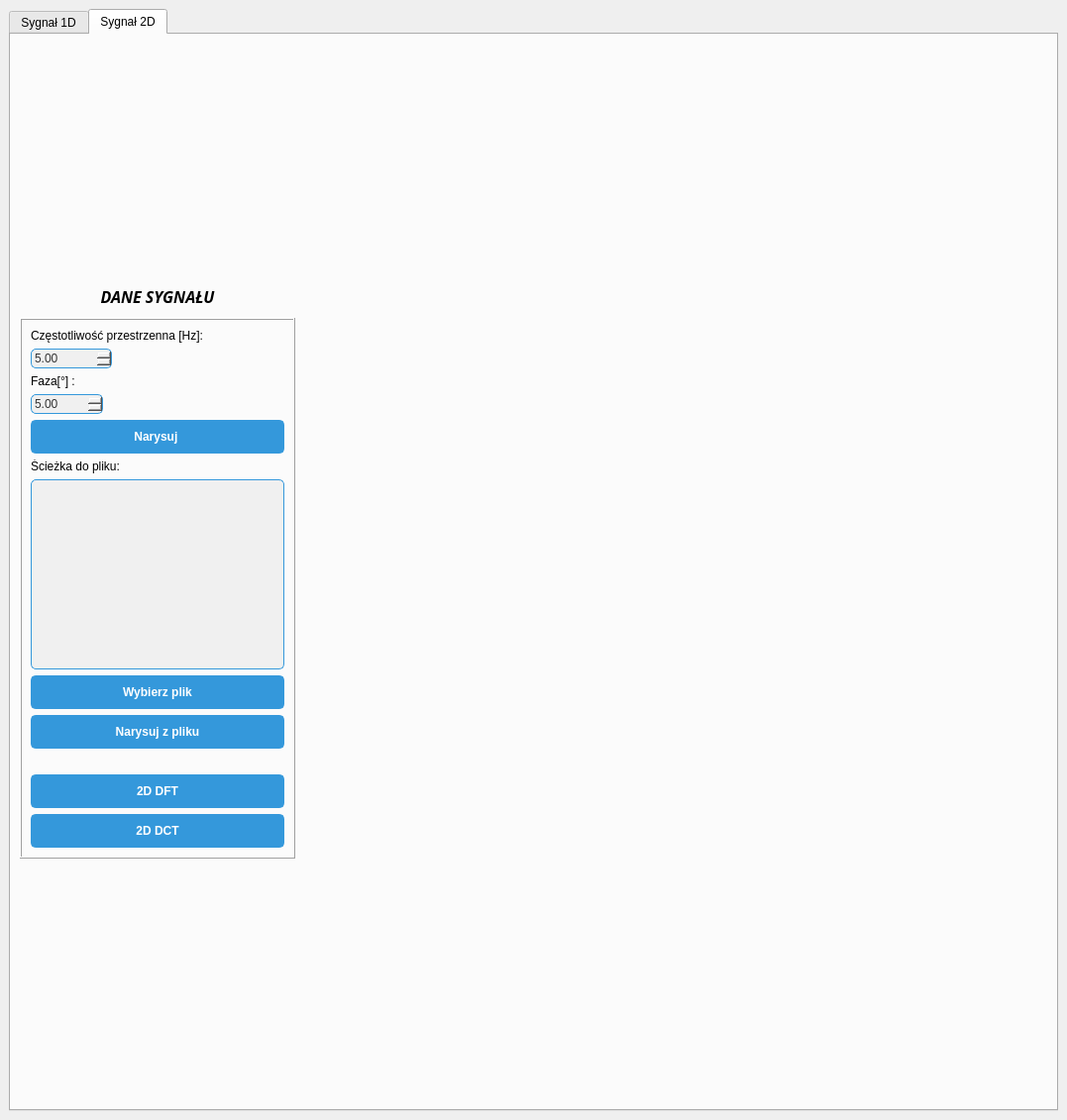
<?xml version="1.0" encoding="UTF-8"?>
<ui version="4.0">
 <class>mainWindow</class>
 <widget class="QMainWindow" name="mainWindow">
  <property name="enabled">
   <bool>true</bool>
  </property>
  <property name="geometry">
   <rect>
    <x>0</x>
    <y>0</y>
    <width>1077</width>
    <height>1131</height>
   </rect>
  </property>
  <property name="windowTitle">
   <string>Aplikacja do analizy częstotliwościowej sygnału</string>
  </property>
  <property name="toolButtonStyle">
   <enum>Qt::ToolButtonIconOnly</enum>
  </property>
  <property name="documentMode">
   <bool>false</bool>
  </property>
  <property name="tabShape">
   <enum>QTabWidget::Rounded</enum>
  </property>
  <widget class="QWidget" name="centralwidget">
   <property name="styleSheet">
    <string notr="true"/>
   </property>
   <layout class="QVBoxLayout" name="verticalLayout">
    <item>
     <layout class="QGridLayout" name="gridLayout">
      <item row="0" column="0">
       <widget class="QTabWidget" name="mainWidget">
        <property name="contextMenuPolicy">
         <enum>Qt::CustomContextMenu</enum>
        </property>
        <property name="layoutDirection">
         <enum>Qt::LeftToRight</enum>
        </property>
        <property name="styleSheet">
         <string notr="true"/>
        </property>
        <property name="tabPosition">
         <enum>QTabWidget::North</enum>
        </property>
        <property name="tabShape">
         <enum>QTabWidget::Rounded</enum>
        </property>
        <property name="currentIndex">
         <number>1</number>
        </property>
        <property name="documentMode">
         <bool>false</bool>
        </property>
        <property name="tabsClosable">
         <bool>false</bool>
        </property>
        <property name="movable">
         <bool>false</bool>
        </property>
        <property name="tabBarAutoHide">
         <bool>false</bool>
        </property>
        <widget class="QWidget" name="signal1D_Page">
         <attribute name="title">
          <string>Sygnał 1D</string>
         </attribute>
         <layout class="QFormLayout" name="formLayout_2">
          <item row="0" column="0">
           <layout class="QGridLayout" name="data_layout">
            <property name="verticalSpacing">
             <number>7</number>
            </property>
            <item row="0" column="0">
             <widget class="QLabel" name="label_9">
              <property name="font">
               <font>
                <family>Century Gothic</family>
                <pointsize>12</pointsize>
                <weight>75</weight>
                <italic>true</italic>
                <bold>true</bold>
               </font>
              </property>
              <property name="styleSheet">
               <string notr="true">QLabel{
font: 75 italic bold 12pt &quot;Century Gothic&quot;;}</string>
              </property>
              <property name="text">
               <string>DANE SYGNAŁU</string>
              </property>
              <property name="textFormat">
               <enum>Qt::PlainText</enum>
              </property>
              <property name="scaledContents">
               <bool>false</bool>
              </property>
              <property name="alignment">
               <set>Qt::AlignHCenter|Qt::AlignTop</set>
              </property>
             </widget>
            </item>
            <item row="1" column="0">
             <widget class="QFrame" name="data_frame">
              <property name="styleSheet">
               <string notr="true"/>
              </property>
              <property name="frameShape">
               <enum>QFrame::Box</enum>
              </property>
              <property name="frameShadow">
               <enum>QFrame::Raised</enum>
              </property>
              <layout class="QFormLayout" name="formLayout">
               <item row="0" column="0">
                <widget class="QLabel" name="amplitude_label">
                 <property name="styleSheet">
                  <string notr="true">QLabel{
font: 75 italic 10pt &quot;Century Gothic&quot;;}</string>
                 </property>
                 <property name="frameShape">
                  <enum>QFrame::NoFrame</enum>
                 </property>
                 <property name="text">
                  <string>Amplituda:</string>
                 </property>
                 <property name="textFormat">
                  <enum>Qt::AutoText</enum>
                 </property>
                 <property name="wordWrap">
                  <bool>false</bool>
                 </property>
                </widget>
               </item>
               <item row="2" column="0">
                <widget class="QLabel" name="frequency_label">
                 <property name="styleSheet">
                  <string notr="true">QLabel{
font: 75 italic 10pt &quot;Century Gothic&quot;;}</string>
                 </property>
                 <property name="text">
                  <string>Częstotliwość
sygnału[Hz]:</string>
                 </property>
                </widget>
               </item>
               <item row="4" column="0">
                <widget class="QLabel" name="phase_label">
                 <property name="styleSheet">
                  <string notr="true">QLabel{
font: 75 italic 10pt &quot;Century Gothic&quot;;}</string>
                 </property>
                 <property name="text">
                  <string>Faza[° ]:</string>
                 </property>
                </widget>
               </item>
               <item row="8" column="0">
                <widget class="QLabel" name="samples_number_label">
                 <property name="styleSheet">
                  <string notr="true">QLabel{
font: 75 italic 10pt &quot;Century Gothic&quot;;}</string>
                 </property>
                 <property name="text">
                  <string>Liczba próbek:</string>
                 </property>
                </widget>
               </item>
               <item row="10" column="0">
                <widget class="QPushButton" name="add_button">
                 <property name="toolTip">
                  <string>&lt;html&gt;&lt;head/&gt;&lt;body&gt;&lt;p&gt;Dodaj składową sygnału z powyższych danych&lt;/p&gt;&lt;/body&gt;&lt;/html&gt;</string>
                 </property>
                 <property name="styleSheet">
                  <string notr="true">QPushButton {
    /* Set the default appearance for the push button */
    background-color: #3498db;
    border: 2px solid #3498db;
    border-radius: 5px;
    color: #fff;
    padding: 8px 12px;
    font-weight: bold;
}

QPushButton:hover {
    /* Change style when the mouse hovers over the button */
    background-color: #207dbb;
    border: 2px solid #207dbb;
}

QPushButton:pressed {
    /* Change style when the button is pressed */
    background-color: #266197;
    border: 2px solid #266197;
}
QPushButton:disabled{
    color: gray;           /* Text color when disabled */
    background-color: #f0f0f0;  /* Background color when disabled */
    border: 1px solid #d4d4d4; /* Border color when disabled */
}</string>
                 </property>
                 <property name="text">
                  <string>Dodaj</string>
                 </property>
                </widget>
               </item>
               <item row="11" column="0">
                <widget class="QTextBrowser" name="signal_label">
                 <property name="toolTip">
                  <string>Dodane składowe sygnału</string>
                 </property>
                 <property name="styleSheet">
                  <string notr="true">QTextBrowser {
    /* Background color */
    background-color: #f0f0f0;
    /* Border */
    border: 1px solid #3498db;
    border-radius: 5px;
    /* Text color */
    color: #333;
    /* Padding */
    padding: 1px;
}</string>
                 </property>
                 <property name="readOnly">
                  <bool>true</bool>
                 </property>
                 <property name="html">
                  <string>&lt;!DOCTYPE HTML PUBLIC &quot;-//W3C//DTD HTML 4.0//EN&quot; &quot;http://www.w3.org/TR/REC-html40/strict.dtd&quot;&gt;
&lt;html&gt;&lt;head&gt;&lt;meta name=&quot;qrichtext&quot; content=&quot;1&quot; /&gt;&lt;style type=&quot;text/css&quot;&gt;
p, li { white-space: pre-wrap; }
&lt;/style&gt;&lt;/head&gt;&lt;body style=&quot; font-family:'MS Shell Dlg 2'; font-size:7.8pt; font-weight:400; font-style:normal;&quot;&gt;
&lt;p style=&quot; margin-top:0px; margin-bottom:0px; margin-left:0px; margin-right:0px; -qt-block-indent:0; text-indent:0px;&quot;&gt;Wybierz parametry, a następnie dodaj sygnał, aby wyświetlić wykres.&lt;/p&gt;&lt;/body&gt;&lt;/html&gt;</string>
                 </property>
                </widget>
               </item>
               <item row="12" column="0">
                <widget class="QLabel" name="time_step_label">
                 <property name="toolTip">
                  <string>&lt;html&gt;&lt;head/&gt;&lt;body&gt;&lt;p&gt;Krok między kolejnymi wartościami w zestawie danych osi OX&lt;/p&gt;&lt;/body&gt;&lt;/html&gt;</string>
                 </property>
                 <property name="styleSheet">
                  <string notr="true">QLabel{
font: 75 italic 10pt &quot;Century Gothic&quot;;}</string>
                 </property>
                 <property name="text">
                  <string>Krok czasowy[s]:</string>
                 </property>
                </widget>
               </item>
               <item row="14" column="0">
                <widget class="QLabel" name="signal_number_label">
                 <property name="toolTip">
                  <string>Wpisz numer składowej sygnału, na której chcesz wykonywać operacje 
Numer składowej &gt;=1</string>
                 </property>
                 <property name="styleSheet">
                  <string notr="true">QLabel{
font: 75 italic 10pt &quot;Century Gothic&quot;;}</string>
                 </property>
                 <property name="text">
                  <string>Numer składowej:</string>
                 </property>
                 <property name="textFormat">
                  <enum>Qt::AutoText</enum>
                 </property>
                 <property name="scaledContents">
                  <bool>false</bool>
                 </property>
                </widget>
               </item>
               <item row="16" column="0">
                <widget class="QCheckBox" name="signal_number_checkBox">
                 <property name="maximumSize">
                  <size>
                   <width>370</width>
                   <height>300</height>
                  </size>
                 </property>
                 <property name="toolTip">
                  <string>Po zaznaczeniu wybierz numer składowej, następnie możesz edytować parametry sygnału</string>
                 </property>
                 <property name="styleSheet">
                  <string notr="true">QCheckBox:disabled {
    color: gray;           /* Text color when disabled */
    background-color: #f0f0f0;  /* Background color when disabled */
    border: 1px solid #d4d4d4; /* Border color when disabled */
}</string>
                 </property>
                 <property name="text">
                  <string>Zaznacz, aby wykonywać operacje na wybranej składowej</string>
                 </property>
                </widget>
               </item>
               <item row="17" column="0">
                <widget class="QSpinBox" name="signal_number_spinBox">
                 <property name="enabled">
                  <bool>true</bool>
                 </property>
                 <property name="toolTip">
                  <string>Wybierz numer składowej powyższego sygnału, na której chcesz dokonywać operacji (min: 1; max: ilość sygnałów w polu powyżej)</string>
                 </property>
                 <property name="styleSheet">
                  <string notr="true">QSpinBox
 {
    /* Background color */
    background-color: #f0f0f0;
    /* Border */
    border: 1px solid #3498db;
    border-radius: 5px;
    /* Text color */
    color: #333;
    /* Padding */
    padding: 1px;
}
QSpinBox:disabled {
    color: gray;           /* Text color when disabled */
    background-color: #f0f0f0;  /* Background color when disabled */
    border: 1px solid #d4d4d4; /* Border color when disabled */
}</string>
                 </property>
                 <property name="minimum">
                  <number>1</number>
                 </property>
                 <property name="maximum">
                  <number>1000</number>
                 </property>
                </widget>
               </item>
               <item row="18" column="0">
                <widget class="QPushButton" name="delete_signal_button">
                 <property name="toolTip">
                  <string>&lt;html&gt;&lt;head/&gt;&lt;body&gt;&lt;p&gt;Usuń daną składową sygnału&lt;/p&gt;&lt;/body&gt;&lt;/html&gt;</string>
                 </property>
                 <property name="styleSheet">
                  <string notr="true">QPushButton {
    /* Set the default appearance for the push button */
    background-color: #3498db;
    border: 2px solid #3498db;
    border-radius: 5px;
    color: #fff;
    padding: 8px 12px;
    font-weight: bold;
}

QPushButton:hover {
    /* Change style when the mouse hovers over the button */
    background-color: #207dbb;
    border: 2px solid #207dbb;
}

QPushButton:pressed {
    /* Change style when the button is pressed */
    background-color: #266197;
    border: 2px solid #266197;
}
QPushButton:disabled{
    color: gray;           /* Text color when disabled */
    background-color: #f0f0f0;  /* Background color when disabled */
    border: 1px solid #d4d4d4; /* Border color when disabled */
}</string>
                 </property>
                 <property name="text">
                  <string>Usuń</string>
                 </property>
                </widget>
               </item>
               <item row="19" column="0">
                <widget class="QCheckBox" name="file_checkBox">
                 <property name="toolTip">
                  <string>Po zaznaczeniu, analizie poddany zostanie sygnał z wybranego pliku</string>
                 </property>
                 <property name="text">
                  <string>Sygnał z pliku</string>
                 </property>
                </widget>
               </item>
               <item row="20" column="0">
                <widget class="QLabel" name="file_path_label">
                 <property name="styleSheet">
                  <string notr="true">QLabel{
font: 75 italic 10pt &quot;Century Gothic&quot;;}</string>
                 </property>
                 <property name="text">
                  <string>Ścieżka do pliku:</string>
                 </property>
                 <property name="textFormat">
                  <enum>Qt::RichText</enum>
                 </property>
                 <property name="scaledContents">
                  <bool>false</bool>
                 </property>
                </widget>
               </item>
               <item row="24" column="0">
                <widget class="QTextEdit" name="file_name">
                 <property name="styleSheet">
                  <string notr="true">QTextEdit {
    /* Background color */
    background-color: #f0f0f0;
    /* Border */
    border: 1px solid #3498db;
    border-radius: 5px;
    /* Text color */
    color: #333;
    /* Padding */
    padding: 1px;
}</string>
                 </property>
                 <property name="readOnly">
                  <bool>true</bool>
                 </property>
                 <property name="acceptRichText">
                  <bool>true</bool>
                 </property>
                 <property name="placeholderText">
                  <string/>
                 </property>
                </widget>
               </item>
               <item row="28" column="0">
                <widget class="QPushButton" name="choose_file_button">
                 <property name="toolTip">
                  <string>&lt;html&gt;&lt;head/&gt;&lt;body&gt;&lt;p&gt;Otwórz eksplorator plików w celu wyboru pliku&lt;/p&gt;&lt;/body&gt;&lt;/html&gt;</string>
                 </property>
                 <property name="styleSheet">
                  <string notr="true">QPushButton {
    /* Set the default appearance for the push button */
    background-color: #3498db;
    border: 2px solid #3498db;
    border-radius: 5px;
    color: #fff;
    padding: 8px 16px;
    font-weight: bold;
}

QPushButton:hover {
    /* Change style when the mouse hovers over the button */
    background-color: #207dbb;
    border: 2px solid #207dbb;
}

QPushButton:pressed {
    /* Change style when the button is pressed */
    background-color: #266197;
    border: 2px solid #266197;
}</string>
                 </property>
                 <property name="text">
                  <string>Wybierz plik</string>
                 </property>
                </widget>
               </item>
               <item row="29" column="0" colspan="2">
                <widget class="QPushButton" name="dft_button">
                 <property name="toolTip">
                  <string>&lt;html&gt;&lt;head/&gt;&lt;body&gt;&lt;p&gt;Pokaż okno z wykresem DFT&lt;/p&gt;&lt;/body&gt;&lt;/html&gt;</string>
                 </property>
                 <property name="styleSheet">
                  <string notr="true">QPushButton {
    /* Set the default appearance for the push button */
    background-color: #3498db;
    border: 2px solid #3498db;
    border-radius: 5px;
    color: #fff;
    padding: 8px 16px;
    font-weight: bold;
}

QPushButton:hover {
    /* Change style when the mouse hovers over the button */
    background-color: #207dbb;
    border: 2px solid #207dbb;
}

QPushButton:pressed {
    /* Change style when the button is pressed */
    background-color: #266197;
    border: 2px solid #266197;
}</string>
                 </property>
                 <property name="text">
                  <string>DFT</string>
                 </property>
                </widget>
               </item>
               <item row="30" column="0" colspan="2">
                <widget class="QPushButton" name="dct_button">
                 <property name="toolTip">
                  <string>&lt;html&gt;&lt;head/&gt;&lt;body&gt;&lt;p&gt;Pokaż okno z wykresem DCT&lt;/p&gt;&lt;p&gt;&lt;br/&gt;&lt;/p&gt;&lt;/body&gt;&lt;/html&gt;</string>
                 </property>
                 <property name="styleSheet">
                  <string notr="true">QPushButton {
    /* Set the default appearance for the push button */
    background-color: #3498db;
    border: 2px solid #3498db;
    border-radius: 5px;
    color: #fff;
    padding: 8px 16px;
    font-weight: bold;
}

QPushButton:hover {
    /* Change style when the mouse hovers over the button */
    background-color: #207dbb;
    border: 2px solid #207dbb;
}

QPushButton:pressed {
    /* Change style when the button is pressed */
    background-color: #266197;
    border: 2px solid #266197;
}</string>
                 </property>
                 <property name="text">
                  <string>DCT</string>
                 </property>
                </widget>
               </item>
               <item row="7" column="0">
                <widget class="QDoubleSpinBox" name="sampling_frequency_spinBox">
                 <property name="enabled">
                  <bool>true</bool>
                 </property>
                 <property name="toolTip">
                  <string>Wybierz częstotliwość próbkowania (min. 0.1)</string>
                 </property>
                 <property name="styleSheet">
                  <string notr="true">QDoubleSpinBox {
    /* Background color */
    background-color: #f0f0f0;
    /* Border */
    border: 1px solid #3498db;
    border-radius: 5px;
    /* Text color */
    color: #333;
    /* Padding */
    padding: 1px;
}
QDoubleSpinBox:disabled {
    color: gray;           /* Text color when disabled */
    background-color: #f0f0f0;  /* Background color when disabled */
    border: 1px solid #d4d4d4; /* Border color when disabled */
}</string>
                 </property>
                 <property name="minimum">
                  <double>0.100000000000000</double>
                 </property>
                 <property name="maximum">
                  <double>100000.000000000000000</double>
                 </property>
                 <property name="value">
                  <double>10.000000000000000</double>
                 </property>
                </widget>
               </item>
               <item row="5" column="0">
                <widget class="QDoubleSpinBox" name="phase_spinBox">
                 <property name="enabled">
                  <bool>true</bool>
                 </property>
                 <property name="toolTip">
                  <string>Wybierz fazę składowej </string>
                 </property>
                 <property name="styleSheet">
                  <string notr="true">QDoubleSpinBox {
    /* Background color */
    background-color: #f0f0f0;
    /* Border */
    border: 1px solid #3498db;
    border-radius: 5px;
    /* Text color */
    color: #333;
    /* Padding */
    padding: 1px;
}
QDoubleSpinBox:disabled {
    color: gray;           /* Text color when disabled */
    background-color: #f0f0f0;  /* Background color when disabled */
    border: 1px solid #d4d4d4; /* Border color when disabled */
}</string>
                 </property>
                 <property name="minimum">
                  <double>-100000.000000000000000</double>
                 </property>
                 <property name="maximum">
                  <double>1000000.000000000000000</double>
                 </property>
                </widget>
               </item>
               <item row="3" column="0">
                <widget class="QDoubleSpinBox" name="frequency_spinBox">
                 <property name="enabled">
                  <bool>true</bool>
                 </property>
                 <property name="toolTip">
                  <string>Wybierz częstotliwość składowej (min. 0)</string>
                 </property>
                 <property name="styleSheet">
                  <string notr="true">QDoubleSpinBox {
    /* Background color */
    background-color: #f0f0f0;
    /* Border */
    border: 1px solid #3498db;
    border-radius: 5px;
    /* Text color */
    color: #333;
    /* Padding */
    padding: 1px;
}
QDoubleSpinBox:disabled {
    color: gray;           /* Text color when disabled */
    background-color: #f0f0f0;  /* Background color when disabled */
    border: 1px solid #d4d4d4; /* Border color when disabled */
}</string>
                 </property>
                 <property name="maximum">
                  <double>1000000.000000000000000</double>
                 </property>
                 <property name="value">
                  <double>1.000000000000000</double>
                 </property>
                </widget>
               </item>
               <item row="1" column="0">
                <widget class="QDoubleSpinBox" name="amplitude_spinBox">
                 <property name="enabled">
                  <bool>true</bool>
                 </property>
                 <property name="toolTip">
                  <string>Wybierz amplitudę składowej</string>
                 </property>
                 <property name="toolTipDuration">
                  <number>-1</number>
                 </property>
                 <property name="styleSheet">
                  <string notr="true">QDoubleSpinBox {
    /* Background color */
    background-color: #f0f0f0;
    /* Border */
    border: 1px solid #3498db;
    border-radius: 5px;
    /* Text color */
    color: #333;
    /* Padding */
    padding: 1px;
}
QDoubleSpinBox:disabled {
    color: gray;           /* Text color when disabled */
    background-color: #f0f0f0;  /* Background color when disabled */
    border: 1px solid #d4d4d4; /* Border color when disabled */
}</string>
                 </property>
                 <property name="minimum">
                  <double>-10000000.000000000000000</double>
                 </property>
                 <property name="maximum">
                  <double>10000000.000000000000000</double>
                 </property>
                 <property name="value">
                  <double>1.000000000000000</double>
                 </property>
                </widget>
               </item>
               <item row="6" column="0">
                <widget class="QLabel" name="sampling_frequency_label">
                 <property name="styleSheet">
                  <string notr="true">QLabel{
font: 75 italic 10pt &quot;Century Gothic&quot;;}</string>
                 </property>
                 <property name="text">
                  <string>Częstotliwość
 próbkowania
[Hz]:</string>
                 </property>
                 <property name="textFormat">
                  <enum>Qt::AutoText</enum>
                 </property>
                 <property name="scaledContents">
                  <bool>false</bool>
                 </property>
                </widget>
               </item>
               <item row="9" column="0">
                <widget class="QSpinBox" name="samples_number_spinBox">
                 <property name="enabled">
                  <bool>true</bool>
                 </property>
                 <property name="toolTip">
                  <string>Wybierz liczbę próbek (min. 1)</string>
                 </property>
                 <property name="styleSheet">
                  <string notr="true">QSpinBox {
    /* Background color */
    background-color: #f0f0f0;
    /* Border */
    border: 1px solid #3498db;
    border-radius: 5px;
    /* Text color */
    color: #333;
    /* Padding */
    padding: 1px;
}
QSpinBox:disabled {
    color: gray;           /* Text color when disabled */
    background-color: #f0f0f0;  /* Background color when disabled */
    border: 1px solid #d4d4d4; /* Border color when disabled */
}</string>
                 </property>
                 <property name="minimum">
                  <number>1</number>
                 </property>
                 <property name="maximum">
                  <number>100000</number>
                 </property>
                 <property name="value">
                  <number>10</number>
                 </property>
                </widget>
               </item>
               <item row="13" column="0">
                <widget class="QDoubleSpinBox" name="time_step_spinBox">
                 <property name="toolTip">
                  <string>Odpowiada za to, jak dokładnie narysowany zostanie sygnał</string>
                 </property>
                 <property name="styleSheet">
                  <string notr="true">QDoubleSpinBox {
    /* Background color */
    background-color: #f0f0f0;
    /* Border */
    border: 1px solid #3498db;
    border-radius: 5px;
    /* Text color */
    color: #333;
    /* Padding */
    padding: 1px;
}
QDoubleSpinBox:disabled {
    color: gray;           /* Text color when disabled */
    background-color: #f0f0f0;  /* Background color when disabled */
    border: 1px solid #d4d4d4; /* Border color when disabled */
}</string>
                 </property>
                 <property name="decimals">
                  <number>5</number>
                 </property>
                 <property name="minimum">
                  <double>0.000010000000000</double>
                 </property>
                 <property name="maximum">
                  <double>5.000000000000000</double>
                 </property>
                 <property name="singleStep">
                  <double>0.000100000000000</double>
                 </property>
                 <property name="value">
                  <double>0.001000000000000</double>
                 </property>
                </widget>
               </item>
              </layout>
             </widget>
            </item>
           </layout>
          </item>
          <item row="0" column="1">
           <layout class="QVBoxLayout" name="signal_layout">
            <property name="sizeConstraint">
             <enum>QLayout::SetDefaultConstraint</enum>
            </property>
           </layout>
          </item>
         </layout>
        </widget>
        <widget class="QWidget" name="tab">
         <attribute name="title">
          <string>Sygnał 2D</string>
         </attribute>
         <layout class="QFormLayout" name="formLayout_3">
          <item row="0" column="0">
           <layout class="QGridLayout" name="data_layout_3" rowstretch="0,0">
            <property name="sizeConstraint">
             <enum>QLayout::SetNoConstraint</enum>
            </property>
            <property name="verticalSpacing">
             <number>10</number>
            </property>
            <item row="0" column="0" alignment="Qt::AlignTop">
             <widget class="QLabel" name="signal_data_label">
              <property name="font">
               <font>
                <family>Century Gothic</family>
                <pointsize>12</pointsize>
                <weight>75</weight>
                <italic>true</italic>
                <bold>true</bold>
               </font>
              </property>
              <property name="styleSheet">
               <string notr="true">QLabel{
font: 75 italic bold 12pt &quot;Century Gothic&quot;;}</string>
              </property>
              <property name="text">
               <string>DANE SYGNAŁU</string>
              </property>
              <property name="textFormat">
               <enum>Qt::PlainText</enum>
              </property>
              <property name="scaledContents">
               <bool>false</bool>
              </property>
              <property name="alignment">
               <set>Qt::AlignHCenter|Qt::AlignTop</set>
              </property>
             </widget>
            </item>
            <item row="1" column="0">
             <widget class="QFrame" name="frame_4">
              <property name="styleSheet">
               <string notr="true"/>
              </property>
              <property name="frameShape">
               <enum>QFrame::Box</enum>
              </property>
              <property name="frameShadow">
               <enum>QFrame::Raised</enum>
              </property>
              <layout class="QFormLayout" name="formLayout_5">
               <item row="1" column="0">
                <widget class="QLabel" name="label_2">
                 <property name="styleSheet">
                  <string notr="true">QLabel{
font: 75 italic 10pt &quot;Century Gothic&quot;;}</string>
                 </property>
                 <property name="text">
                  <string>Częstotliwość przestrzenna [Hz]:</string>
                 </property>
                </widget>
               </item>
               <item row="2" column="0">
                <widget class="QDoubleSpinBox" name="spatial_frequency">
                 <property name="toolTip">
                  <string>&lt;html&gt;&lt;head/&gt;&lt;body&gt;&lt;p&gt;Częstotliwość przestrzenna odpowiada za gęstość pasków gradientu.&lt;/p&gt;&lt;/body&gt;&lt;/html&gt;</string>
                 </property>
                 <property name="styleSheet">
                  <string notr="true">QDoubleSpinBox {
    /* Background color */
    background-color: #f0f0f0;
    /* Border */
    border: 1px solid #3498db;
    border-radius: 5px;
    /* Text color */
    color: #333;
    /* Padding */
    padding: 1px;
}
QDoubleSpinBox:disabled {
    color: gray;           /* Text color when disabled */
    background-color: #f0f0f0;  /* Background color when disabled */
    border: 1px solid #d4d4d4; /* Border color when disabled */
}</string>
                 </property>
                 <property name="maximum">
                  <double>100000.000000000000000</double>
                 </property>
                 <property name="value">
                  <double>5.000000000000000</double>
                 </property>
                </widget>
               </item>
               <item row="3" column="0">
                <widget class="QLabel" name="label_4">
                 <property name="styleSheet">
                  <string notr="true">QLabel{
font: 75 italic 10pt &quot;Century Gothic&quot;;}</string>
                 </property>
                 <property name="text">
                  <string>Faza[°] :</string>
                 </property>
                </widget>
               </item>
               <item row="4" column="0">
                <widget class="QDoubleSpinBox" name="angle">
                 <property name="toolTip">
                  <string>&lt;html&gt;&lt;head/&gt;&lt;body&gt;&lt;p&gt;Faza odpowiada za kąt nachylenia gradientu.&lt;/p&gt;&lt;/body&gt;&lt;/html&gt;</string>
                 </property>
                 <property name="styleSheet">
                  <string notr="true">QDoubleSpinBox {
    /* Background color */
    background-color: #f0f0f0;
    /* Border */
    border: 1px solid #3498db;
    border-radius: 5px;
    /* Text color */
    color: #333;
    /* Padding */
    padding: 1px;
}
QDoubleSpinBox:disabled {
    color: gray;           /* Text color when disabled */
    background-color: #f0f0f0;  /* Background color when disabled */
    border: 1px solid #d4d4d4; /* Border color when disabled */
}</string>
                 </property>
                 <property name="minimum">
                  <double>-1000.000000000000000</double>
                 </property>
                 <property name="maximum">
                  <double>1000.000000000000000</double>
                 </property>
                 <property name="value">
                  <double>5.000000000000000</double>
                 </property>
                </widget>
               </item>
               <item row="21" column="0" colspan="2">
                <widget class="QPushButton" name="dft_2d_button">
                 <property name="toolTip">
                  <string>&lt;html&gt;&lt;head/&gt;&lt;body&gt;&lt;p&gt;Pokaż okno z wykresem DFT&lt;/p&gt;&lt;/body&gt;&lt;/html&gt;</string>
                 </property>
                 <property name="styleSheet">
                  <string notr="true">QPushButton {
    /* Set the default appearance for the push button */
    background-color: #3498db;
    border: 2px solid #3498db;
    border-radius: 5px;
    color: #fff;
    padding: 8px 16px;
    font-weight: bold;
}

QPushButton:hover {
    /* Change style when the mouse hovers over the button */
    background-color: #207dbb;
    border: 2px solid #207dbb;
}

QPushButton:pressed {
    /* Change style when the button is pressed */
    background-color: #266197;
    border: 2px solid #266197;
}</string>
                 </property>
                 <property name="text">
                  <string>2D DFT</string>
                 </property>
                </widget>
               </item>
               <item row="22" column="0" colspan="2">
                <widget class="QPushButton" name="dct_2d_button">
                 <property name="toolTip">
                  <string>&lt;html&gt;&lt;head/&gt;&lt;body&gt;&lt;p&gt;Pokaż okno z wykresem DCT&lt;/p&gt;&lt;p&gt;&lt;br/&gt;&lt;/p&gt;&lt;/body&gt;&lt;/html&gt;</string>
                 </property>
                 <property name="styleSheet">
                  <string notr="true">QPushButton {
    /* Set the default appearance for the push button */
    background-color: #3498db;
    border: 2px solid #3498db;
    border-radius: 5px;
    color: #fff;
    padding: 8px 16px;
    font-weight: bold;
}

QPushButton:hover {
    /* Change style when the mouse hovers over the button */
    background-color: #207dbb;
    border: 2px solid #207dbb;
}

QPushButton:pressed {
    /* Change style when the button is pressed */
    background-color: #266197;
    border: 2px solid #266197;
}</string>
                 </property>
                 <property name="text">
                  <string>2D DCT</string>
                 </property>
                </widget>
               </item>
               <item row="5" column="0" colspan="2">
                <widget class="QPushButton" name="draw_button">
                 <property name="toolTip">
                  <string>&lt;html&gt;&lt;head/&gt;&lt;body&gt;&lt;p&gt;Narysuj obraz z danych&lt;/p&gt;&lt;/body&gt;&lt;/html&gt;</string>
                 </property>
                 <property name="styleSheet">
                  <string notr="true">QPushButton {
    /* Set the default appearance for the push button */
    background-color: #3498db;
    border: 2px solid #3498db;
    border-radius: 5px;
    color: #fff;
    padding: 8px 16px;
    font-weight: bold;
}

QPushButton:hover {
    /* Change style when the mouse hovers over the button */
    background-color: #207dbb;
    border: 2px solid #207dbb;
}

QPushButton:pressed {
    /* Change style when the button is pressed */
    background-color: #266197;
    border: 2px solid #266197;
}
QPushButton:disabled{
    color: gray;           /* Text color when disabled */
    background-color: #f0f0f0;  /* Background color when disabled */
    border: 1px solid #d4d4d4; /* Border color when disabled */
}</string>
                 </property>
                 <property name="text">
                  <string>Narysuj </string>
                 </property>
                </widget>
               </item>
               <item row="7" column="0">
                <widget class="QLabel" name="image_file_label">
                 <property name="styleSheet">
                  <string notr="true">QLabel{
font: 75 italic 10pt &quot;Century Gothic&quot;;}</string>
                 </property>
                 <property name="text">
                  <string>Ścieżka do pliku:</string>
                 </property>
                 <property name="textFormat">
                  <enum>Qt::RichText</enum>
                 </property>
                 <property name="scaledContents">
                  <bool>false</bool>
                 </property>
                </widget>
               </item>
               <item row="9" column="0" colspan="2">
                <widget class="QPushButton" name="choose_image_file_button">
                 <property name="toolTip">
                  <string>&lt;html&gt;&lt;head/&gt;&lt;body&gt;&lt;p&gt;Otwórz eksplorator plików w celu wyboru pliku&lt;/p&gt;&lt;/body&gt;&lt;/html&gt;</string>
                 </property>
                 <property name="styleSheet">
                  <string notr="true">QPushButton {
    /* Set the default appearance for the push button */
    background-color: #3498db;
    border: 2px solid #3498db;
    border-radius: 5px;
    color: #fff;
    padding: 8px 16px;
    font-weight: bold;
}

QPushButton:hover {
    /* Change style when the mouse hovers over the button */
    background-color: #207dbb;
    border: 2px solid #207dbb;
}

QPushButton:pressed {
    /* Change style when the button is pressed */
    background-color: #266197;
    border: 2px solid #266197;
}</string>
                 </property>
                 <property name="text">
                  <string>Wybierz plik</string>
                 </property>
                </widget>
               </item>
               <item row="8" column="0" colspan="2">
                <widget class="QTextEdit" name="image_file_name">
                 <property name="toolTip">
                  <string>Ścieżka do pliku</string>
                 </property>
                 <property name="styleSheet">
                  <string notr="true">QTextEdit {
    /* Background color */
    background-color: #f0f0f0;
    /* Border */
    border: 1px solid #3498db;
    border-radius: 5px;
    /* Text color */
    color: #333;
    /* Padding */
    padding: 1px;
}</string>
                 </property>
                 <property name="readOnly">
                  <bool>true</bool>
                 </property>
                 <property name="acceptRichText">
                  <bool>true</bool>
                 </property>
                 <property name="placeholderText">
                  <string/>
                 </property>
                </widget>
               </item>
               <item row="10" column="0" colspan="2">
                <widget class="QPushButton" name="draw_from_file_button">
                 <property name="styleSheet">
                  <string notr="true">QPushButton {
    /* Set the default appearance for the push button */
    background-color: #3498db;
    border: 2px solid #3498db;
    border-radius: 5px;
    color: #fff;
    padding: 8px 16px;
    font-weight: bold;
}

QPushButton:hover {
    /* Change style when the mouse hovers over the button */
    background-color: #207dbb;
    border: 2px solid #207dbb;
}

QPushButton:pressed {
    /* Change style when the button is pressed */
    background-color: #266197;
    border: 2px solid #266197;
}
QPushButton:disabled{
    color: gray;           /* Text color when disabled */
    background-color: #f0f0f0;  /* Background color when disabled */
    border: 1px solid #d4d4d4; /* Border color when disabled */
}</string>
                 </property>
                 <property name="text">
                  <string>Narysuj z pliku</string>
                 </property>
                </widget>
               </item>
               <item row="14" column="0" colspan="2">
                <widget class="QLabel" name="label">
                 <property name="text">
                  <string/>
                 </property>
                </widget>
               </item>
              </layout>
             </widget>
            </item>
           </layout>
          </item>
          <item row="0" column="1">
           <layout class="QVBoxLayout" name="image_layout">
            <property name="sizeConstraint">
             <enum>QLayout::SetNoConstraint</enum>
            </property>
           </layout>
          </item>
         </layout>
        </widget>
       </widget>
      </item>
     </layout>
    </item>
   </layout>
  </widget>
 </widget>
 <resources/>
 <connections/>
</ui>
